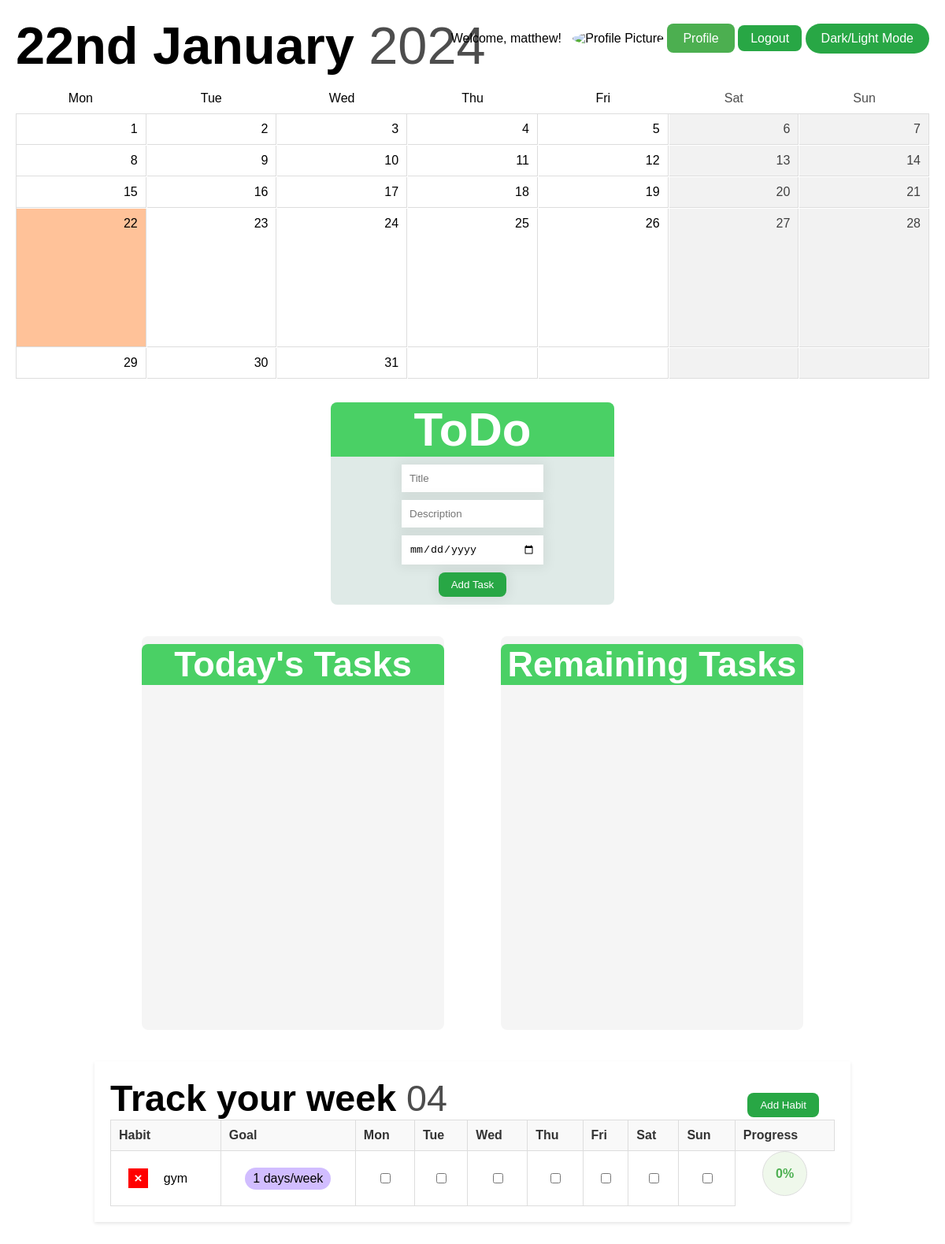
Page / (signed in) on the committed database.
### app.py (models this page shows)
class User(db.Model):
    id = db.Column(db.Integer, primary_key=True)
    username = db.Column(db.String(80), unique=True, nullable=False)
    password = db.Column(db.String(120), nullable=False)
    profile_pic = db.Column(db.String(120), nullable=True)

class Habit(db.Model):
    id = db.Column(db.Integer, primary_key=True)
    habit_name = db.Column(db.String(100), nullable=False)
    goal_days = db.Column(db.Integer, nullable=False)
    user_id = db.Column(db.Integer, db.ForeignKey('user.id'), nullable=False)
    user = db.relationship('User', backref=db.backref('habits', lazy=True))

### app.py (the view)
@app.route('/')
def home():
    if 'user_id' not in session:
        return redirect(url_for('login'))
    user_id = session['user_id']
    user = User.query.get(user_id)
    profile_pic_url = url_for('static', filename='profile/profilepics' + user.profile_pic)
    if user:
        calendar_data = generate_calendar_data()
        now = datetime.datetime.now()
        week_of_year = now.strftime("%V")
        week_of_year = week_of_year.zfill(2)
    if user:
        calendar_data = generate_calendar_data()
        now = datetime.datetime.now()
        week_of_year = now.strftime("%V")
        habits = Habit.query.filter_by(user_id=user.id).all()
        habit_logs = HabitLog.query.filter(
            HabitLog.habit_id.in_([habit.id for habit in habits]),
            db.extract('month', HabitLog.log_date) == datetime.datetime.now().month
        ).all()
        habit_tracking_data = {}
        for habit in habits:
            habit_logs_for_habit = [log for log in habit_logs if log.habit_id == habit.id]
            habit_tracking_data[habit.id] = {
                'habit_name': habit.habit_name,
                'goal_days': habit.goal_days,
                'logs': {log.log_date.day: log.progress for log in habit_logs_for_habit}
            }
        now = datetime.datetime.now()
        formatted_date = f"{ordinal(now.day)} {now.strftime('%B')}"
        current_year = f"{now.strftime('%Y')}"
        checkbox_states = get_checkbox_states(user.id)
        tasks = Task.query.filter_by(user_id=user.id).all()
        today = datetime.datetime.today().date()
        tasks_today = Task.query.filter_by(user_id=user.id, day=today).all()
        tasks_remaining = Task.query.filter(Task.user_id == user.id, Task.day > today).all()
        return render_template('index.html', user=user, profile_pic_url='profile/profilepics', calendar_data=calendar_data,
                               formatted_date=formatted_date, current_year=current_year, username=user.username,
                               habits=habits, habit_tracking_data=habit_tracking_data, checkbox_states=checkbox_states,
                               tasks=tasks, tasks_today=tasks_today, tasks_remaining=tasks_remaining, week_of_year=week_of_year)
    else:
        return redirect(url_for('login'))

### app.py (called while the page is built)
def generate_calendar_data(year=None, month=None):
    now = datetime.datetime.now()
    current_year = year or now.year
    current_month = month or now.month
    _, days_in_month = calendar.monthrange(current_year, current_month)
    first_day_of_month = datetime.date(current_year, current_month, 1)
    first_day_of_week = first_day_of_month.weekday()
    leading_empty_cells = first_day_of_week
    calendar_grid = [None] * leading_empty_cells + list(range(1, days_in_month + 1))
    trailing_empty_cells = (7 - (len(calendar_grid) % 7)) % 7
    calendar_grid += [None] * trailing_empty_cells
    calendar_grid_2d = [calendar_grid[i:i+7] for i in range(0, len(calendar_grid), 7)]
    calendar_data = {
        'current_date': now.strftime("%B %Y"),
        'days_in_month': calendar_grid_2d,
        'current_day': now.day,
    }
    return calendar_data

def ordinal(number):
    if 10 <= number % 100 <= 20:
        suffix = 'th'
    else:
        suffix = {1: 'st', 2: 'nd', 3: 'rd'}.get(number % 10, 'th')
    return f"{number}{suffix}"

def get_checkbox_states(user_id):
    checkbox_states = {}
    habit_logs = HabitLog.query.join(Habit).filter(Habit.user_id == user_id).all()
    for log in habit_logs:
        checkbox_states[(log.habit_id, log.day_index)] = log.checked
    return checkbox_states

### templates/index.html (shortened to what this page needs)
<!DOCTYPE html>
<html lang="en">
<head>
        <link rel="stylesheet" href="../static/style.css">
</head>
<body>
    <div id="top-bar">
        <div id="date">
            <span class="formatted-date">{{ formatted_date }}</span>
            <span class="current-year">{{ current_year }}</span>
        </div>
        <div id="account">
            {% if username %}
            <span class="username">Welcome, {{ username }}!</span>
            <img src="{{ profile_pic_url }}" alt="Profile Picture" class="profile-picture">
            <a href="/profile" class="profile-button">Profile</a>
            <a href="{{ url_for('logout') }}" class="logout-button">Logout</a>
            {% endif %}
            <button class="toggle-dark-mode" onclick="toggleDarkMode()">Dark/Light Mode</button>
        </div>
    </div>
    <div id="calendar">
        <div id="weekdays">
            <div class="name">Mon</div>
            <div class="name">Tue</div>
            <div class="name">Wed</div>
            <div class="name">Thu</div>
            <div class="name">Fri</div>
            <div class="weekend">Sat</div>
            <div class="weekend">Sun</div>
        </div>
        <div id="month-view">
            {% for week in calendar_data.days_in_month %}
            {% for day in week %}
            {% if day %}
            {% if day == calendar_data.current_day %}
            <div class="day current-day">{{ day }}</div>
            {% else %}
            <div class="day">{{ day }}</div>
            {% endif %}
            {% else %}
            <div class="day"></div>
            {% endif %}
            {% endfor %}
            {% endfor %}
        </div>
    </div>
    <div class="to-do">
        <div class="to-do-head">
            <h1>ToDo</h1>
        </div>
        <form method="POST" action="/add_task">
            <input type="text" name="title" placeholder="Title" class="field">
            <input type="text" name="description" placeholder="Description" class="field">
            <input type="date" name="day" class="field">
            <input type="submit" value="Add Task" class="tasks-button">
        </form>
    </div>
    <div class="task-container">
        <div class="t-tasks">
            <div class="t-tasks-header">
                <h2>Today's Tasks</h2>
            </div>
        </div>
        <div class="r-tasks">
            <div class="r-tasks-header">
                <h2>Remaining Tasks</h2>
            </div>
        </div>
    </div>
    <div class="tracker-container">
        <header>
            <div id="weektitle">
                <span class="formatted-date">Track your week</span>
                <span class="current-year">{{ week_of_year }}</span>
            </div>
            <button class="addHabitButton">Add Habit</button>
        </header>
        <table class="habit-tracker">
            <thead>
              <tr>
                <th>Habit</th>
                <th>Goal</th>
                {% for day in ['Mon', 'Tue', 'Wed', 'Thu', 'Fri', 'Sat', 'Sun'] %}
                  <th>{{ day }}</th>
                {% endfor %}
                <th class="progressColumn">Progress</th>
              </tr>
            </thead>
            <tbody>
              {% for habit in habits %}
                <tr>
                    <td>
                        <table class="nested-table">
                            <tr>
                                <td class="nested-td">
                                    <form action="{{ url_for('delete_habit', habit_id=habit.id) }}" method="POST">
                                        <input type="submit" value="&#215" class="delete-button">
                                    </form>
                                    <div class="habit">
                                        {{ habit.habit_name }}
                                    </div>
                                </td>
                            </tr>
                        </table>
                    </td>
                    <td class="goalColumn"><span class="goal-days">{{ habit.goal_days }} days/week</span></td>
                    {% for day in ['Mon', 'Tue', 'Wed', 'Thu', 'Fri', 'Sat', 'Sun'] %}
                        <td class="checkboxColumn">
                           <input
                               type="checkbox"
                               data-habit-id="{{ habit.id }}"
                               data-day-index="{{ loop.index }}"
                           >
                        </td>
                    {% endfor %}
                    <td class="progress habit-{{ habit.id }}-progress">0%</td>
                </tr>
            </tbody>
          {% endfor %}
        </table>
    </div>
</body>
</html>

### rows in the picture
User: username "matthew"
Habit: habit_name "gym", goal_days "1"

### other values in the picture
{{ current_year }} "2024"
{{ day }} "1" "2" "3" "4" "5" "6" "7" "8" "9" "10" "11" "12" "13" "14" "15" "16" "17" "18" "19" "20" "21" "23" "24" "25" "26" "27" "28" "29" "30" "31"
{{ day }} "22"
{{ week_of_year }} "04"
{{ day }} "Mon" "Tue" "Wed" "Thu" "Fri" "Sat" "Sun"
